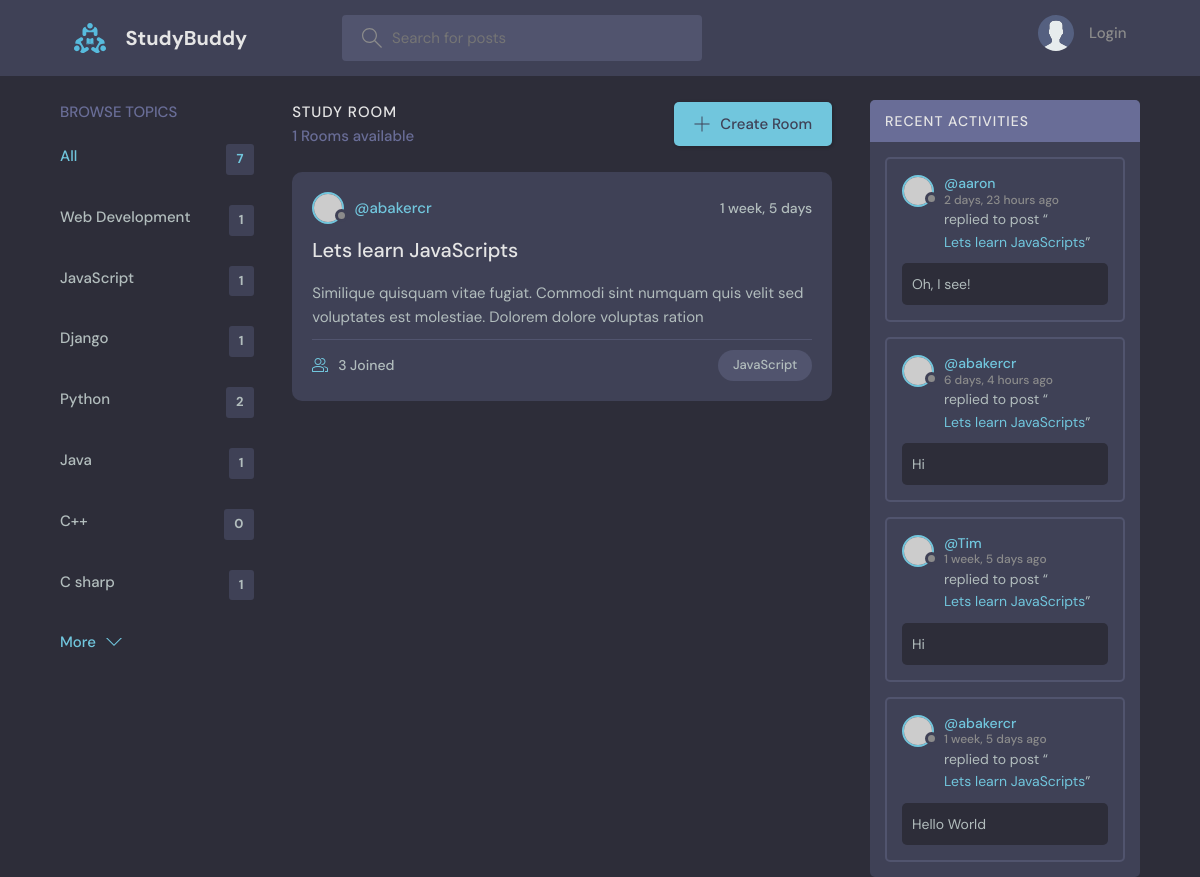
Screenshot of /?q=JavaScript with the database file from the repository.
### base/models.py (models this page shows, shortened)
class Topic(models.Model):
    name = models.CharField(max_length=200)

class Room(models.Model):
    host = models.ForeignKey(User, on_delete=models.SET_NULL, null=True)
    topic = models.ForeignKey(Topic, on_delete=models.SET_NULL, null=True)
    name = models.CharField(max_length=200)
    description = models.TextField(null=True, blank=True)
    participants = models.ManyToManyField(User, related_name='participants', blank=True)
    updated = models.DateTimeField(auto_now=True)
    created = models.DateTimeField(auto_now_add=True)
    class Meta:
        ordering = ['-updated', '-created']
    def __str__(self):
        return self.name

class Message(models.Model):
    user = models.ForeignKey(User, on_delete=models.CASCADE)
    room = models.ForeignKey(Room, on_delete=models.CASCADE)
    body = models.TextField()
    updated = models.DateTimeField(auto_now=True)
    created = models.DateTimeField(auto_now_add=True)
    class Meta:
        ordering = ['-updated', '-created']

### base/views.py (the view)
# urls.py: path('', views.home, name="home"),
def home(request):
    q = request.GET.get('q') if request.GET.get('q') != None else ''
    rooms = Room.objects.filter(Q(topic__name__icontains =q) | Q(name__icontains=q) | Q(description__icontains=q))
    topics = Topic.objects.all()
    room_count = rooms.count()
    room_messages = Message.objects.filter(Q(room__topic__name__icontains=q))
    context = {'rooms':rooms, 'topics':topics, 'room_count': room_count, 'room_messages': room_messages}
    return render(request, 'base/home.html', context)

### base/templates/base/home.html (shortened to what this page needs)
{% extends 'main.html' %}
{% block content %}
<main class="layout layout--3">
  <div class="container">
    {% include 'base/topics_component.html' %}
    <div class="roomList">
      <div class="roomList__header">
        <div>
          <h2>Study Room</h2>
          <p>{{room_count}} Rooms available</p>
        </div>
        <a class="btn btn--main" href="{% url 'create-room' %}">
          <svg version="1.1" xmlns="http://www.w3.org/2000/svg" width="32" height="32" viewBox="0 0 32 32">
            <title>add</title>
            <path
              d="M16.943 0.943h-1.885v14.115h-14.115v1.885h14.115v14.115h1.885v-14.115h14.115v-1.885h-14.115v-14.115z">
            </path>
          </svg>
          Create Room
        </a>
      </div>
      {% include 'base/feed_component.html' %}
    </div>
     {% include 'base/activity_component.html' %}
  </div>
</main>
{% endblock %}

### base/templates/base/topics_component.html
<div class="topics">
    <div class="topics__header">
      <h2>Browse Topics</h2>
    </div>
    <ul class="topics__list">
      <li>
        <a href="{% url 'home' %}" class="active">All <span>{{topics.count}}</span></a>
      </li>
      {% for topic in topics %}
      <li>
        <a href="{% url 'home'%}?q={{topic.name}}">{{topic.name}} <span>{{topic.room_set.all.count}}</span></a>
      </li>
      {% endfor %}
    </ul>
    <a class="btn btn--link" href="topics.html">
      More
      <svg version="1.1" xmlns="http://www.w3.org/2000/svg" width="32" height="32" viewBox="0 0 32 32">
        <title>chevron-down</title>
        <path d="M16 21l-13-13h-3l16 16 16-16h-3l-13 13z"></path>
      </svg>
    </a>
  </div>

### base/templates/base/feed_component.html (shortened to what this page needs)
{% for room in rooms %}
<div class="roomListRoom">
    <div class="roomListRoom__header">
        <a href="{% url 'user-profile' room.host.id %}" class="roomListRoom__author">
            <div class="avatar avatar--small">
                <img src="https://randomuser.me/api/portraits/women/11.jpg" />
            </div>
            <span>@{{room.host.username}}</span>
        </a>
        <div class="roomListRoom__actions">
            <span>{{room.created|timesince}}</span>
        </div>
    </div>
    <div class="roomListRoom__content">
        <a href="{% url 'room' room.id %}">{{room.name}}</a>
        <p>
            {{room.description}}
        </p>
    </div>
    <div class="roomListRoom__meta">
        <a href="{% url 'room' room.id %}" class="roomListRoom__joined">
            {{room.participants.all.count}} Joined
        </a>
        <p class="roomListRoom__topic">{{room.topic.name}}</p>
    </div>
</div>
{% endfor %}

### base/templates/base/activity_component.html (shortened to what this page needs)
<div class="activities">
    <div class="activities__header">
      <h2>Recent Activities</h2>
    </div>
    {% for message in room_messages %}
    <div class="activities__box">
      <div class="activities__boxHeader roomListRoom__header">
        <a href="{% url 'user-profile' message.user.id %}" class="roomListRoom__author">
          <div class="avatar avatar--small">
            <img src="https://randomuser.me/api/portraits/women/11.jpg" />
          </div>
          <p>
            @{{message.user}}
            <span>{{message.created|timesince}} ago</span>
          </p>
        </a>
      </div>
      <div class="activities__boxContent">
        <p>replied to post “<a href="{% url 'room' message.room.id %}">{{message.room}}</a>”</p>
        <div class="activities__boxRoomContent">
            {{message.body}}
        </div>
      </div>
    </div>
    {% endfor %}
  </div>

### rows the page displays
Topic: name "Web Development", room_set.all.count "1"
Topic: name "JavaScript", room_set.all.count "1"
Topic: name "Django", room_set.all.count "1"
Topic: name "Python", room_set.all.count "2"
Topic: name "Java", room_set.all.count "1"
Topic: name "C++", room_set.all.count "0"
Topic: name "C sharp", room_set.all.count "1"
Room: host.username "abakercr", created "1 week, 5 days", name "Lets learn JavaScripts", description "Similique quisquam vitae fugiat. Commodi sint numquam quis velit sed voluptates est molestiae. Dolorem dolore voluptas ration", participants.all.count "3", topic.name "JavaScript"
Message: user "aaron", created "2 days, 23 hours", room "Lets learn JavaScripts", body "Oh, I see!"
Message: user "abakercr", created "6 days, 4 hours", room "Lets learn JavaScripts", body "Hi"
Message: user "Tim", created "1 week, 5 days", room "Lets learn JavaScripts", body "Hi"
Message: user "abakercr", created "1 week, 5 days", room "Lets learn JavaScripts", body "Hello World"

### other values shown
{{ topics.count }} "7"
{{ room_count }} "1"
